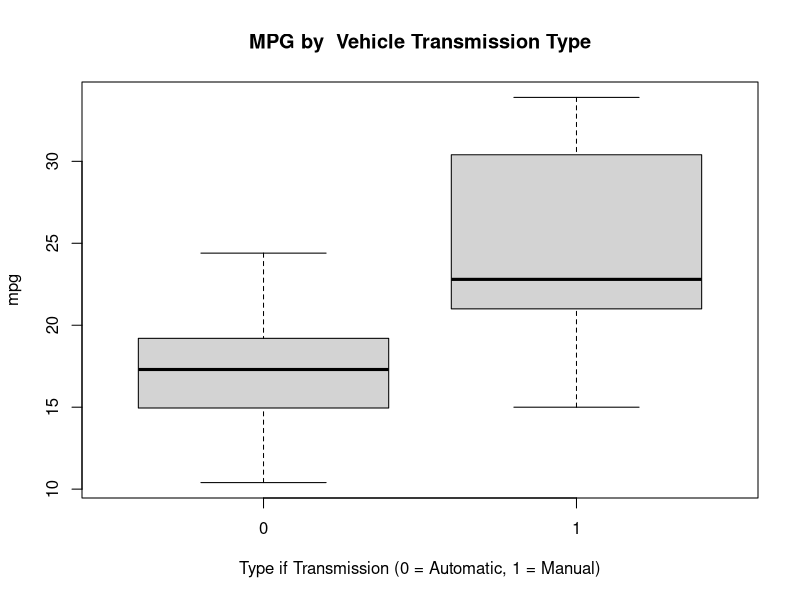
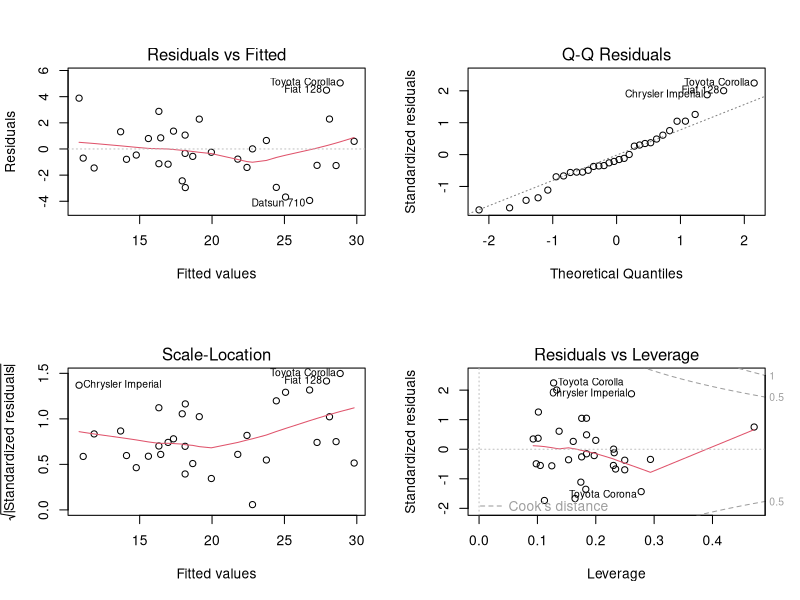

Generate these figures, in order, with R:
## ---- chunk 1
knitr::opts_chunk$set(echo = TRUE)
## ---- chunk 2
library(ggplot2)
data(mtcars)
head(mtcars, n=3)
dim(mtcars)
mtcars$cyl <- as.factor(mtcars$cyl)
mtcars$vs <- as.factor(mtcars$vs)
mtcars$am <- factor(mtcars$am)
mtcars$gear <- factor(mtcars$gear)
mtcars$carb <- factor(mtcars$carb)
attach(mtcars)
## ---- chunk 3
trs <- t.test(mpg ~ am)
trs$p.value
## ---- chunk 4
trs$estimate
## ---- chunk 5
fmft <- lm(mpg ~ ., data = mtcars)
summary(fmft)  # results hidden
summary(fmft)$coeff  # results hidden
## ---- chunk 6
sft <- step(fmft)
summary(sft) # results hidden
summary(sft)$coeff # results hidden
## ---- chunk 7
sum((abs(dfbetas(sft)))>1)
## ---- chunk 8
  boxplot(mpg ~ am, 
          xlab="Type if Transmission (0 = Automatic, 1 = Manual)", 
          ylab="mpg",
          main="MPG by  Vehicle Transmission Type")
## ---- chunk 9
par(mfrow = c(2, 2))
plot(sft)
